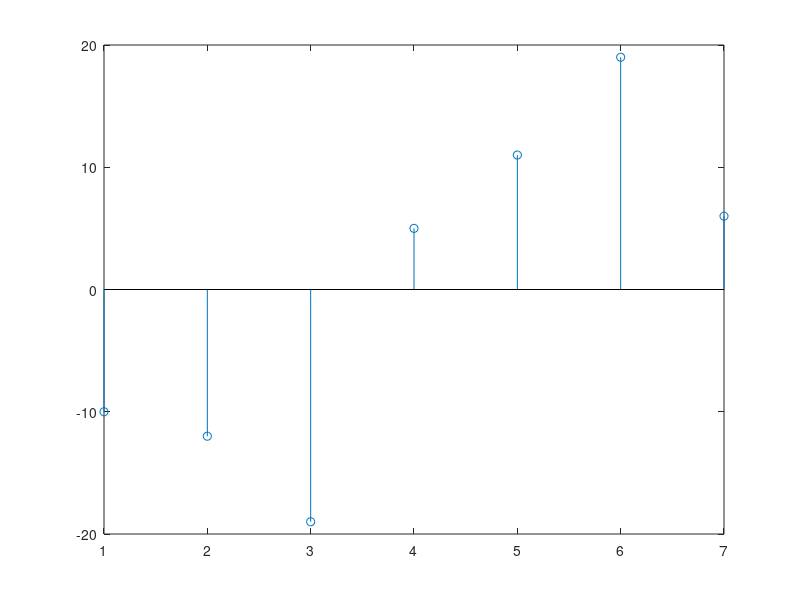

The MATLAB source for this figure:
function[] = linearConvolution()
clc;
clear all;
x = [-2 0 -1 3];
y = [5 6 7 2];
z = zeros(4, 7);
for i = 1:4
    for j = 4:-1:1
        z(i, i+j-1) = x(1, j)*y(1, i);
    end
end
c = zeros(1, 7);
for j = 1:4
    c = c + z(j, :);
end
c';
t = 1:7;
stem(t, c);
end

